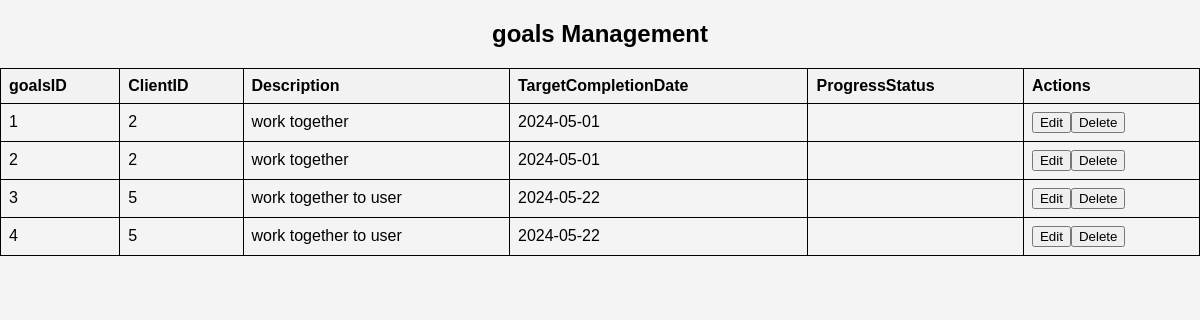
The app's page /viewgoals.php with its own data.
### tables this page shows
CREATE TABLE `goals` (
  `GoalID` int(11) NOT NULL,
  `ClientID` int(11) DEFAULT NULL,
  `Description` text DEFAULT NULL,
  `TargetCompletionDate` date DEFAULT NULL,
  `ProgressStatus` text DEFAULT NULL
);

### viewgoals.php (the view, shortened to what this page needs)
<?php
require_once "db_connection.php";
?>
<!DOCTYPE html>
<html lang="en">
<head>
    <link rel="stylesheet" type="text/css" href="style3.css">
</head>
<body>
    <h2>goals Management</h2>
    <table id="dataTable" class="table table-hover text-center">
        <tr>
            <th>goalsID</th>
            <th>ClientID</th>
            <th>Description</th>
            <th>TargetCompletionDate</th>
            <th>ProgressStatus</th>
            <th>Actions</th>
        </tr>
        <?php
        $sql = "SELECT * FROM goals";
        $result = $conn->query($sql);
        if ($result->num_rows > 0) {
            while ($row = $result->fetch_assoc()) {
                echo "<tr>";
                echo "<td>" . $row["GoalID"] . "</td>";
                echo "<td>" . $row["ClientID"] . "</td>";
                echo "<td>" . $row["Description"] . "</td>";
                echo "<td>" . $row["TargetCompletionDate"] . "</td>";
                echo "<td>" . $row["ProgressStatus"] . "</td>";
                echo "<td>";
              echo "<a href='updategoals.html?id=" . $row["GoalID"] .  "'onclick='return confirm(\"Are you sure you want to update this goals?\")'><button class='button update-button'>Edit</button></a>";
                echo "<a href='deletegoals.html?id=" . $row["GoalID"] . "'onclick='return confirm(\"Are you sure you want to delete this goals?\")'><button class='button delete-button'>Delete</button></a>";
                echo "</td>";
                echo "</tr>";
            }
        } else {
            echo "<tr><td colspan='7'>No data found</td></tr>";
        }
        ?>
    </table>
</body>
</html>

### css/style3.css (style rules this page uses)
body { font-family: Arial, sans-serif; margin: 0; padding: 0; background-color: #f4f4f4; }
h2 { text-align: center; }

### viewgoals.php (style rules this page uses)
table { width: 100%; border-collapse: collapse; }
table, th, td { border: 1px solid black; padding: 8px; text-align: left; }
th { background-color: #f2f2f2; }

### records on screen
goals: GoalID "1", ClientID "2", Description "work together", TargetCompletionDate "2024-05-01"
goals: GoalID "2", ClientID "2", Description "work together", TargetCompletionDate "2024-05-01"
goals: GoalID "3", ClientID "5", Description "work together to user", TargetCompletionDate "2024-05-22"
goals: GoalID "4", ClientID "5", Description "work together to user", TargetCompletionDate "2024-05-22"
